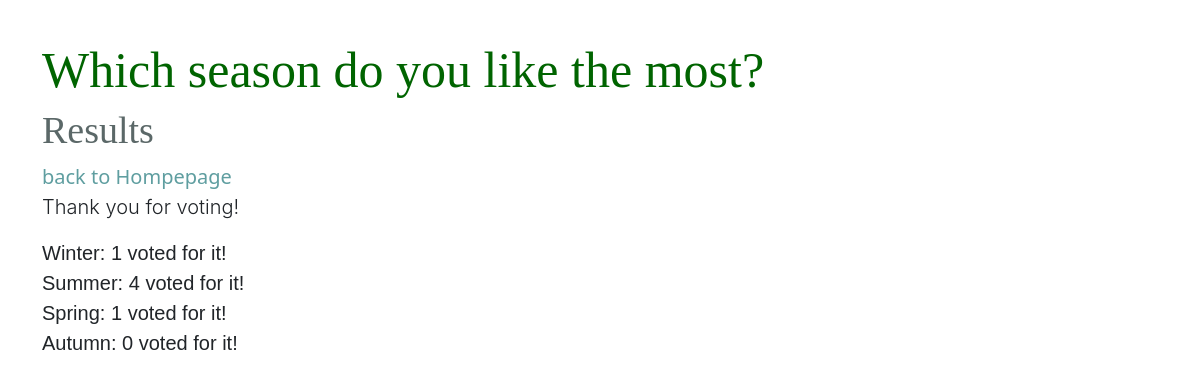
Before: /poll/season/results/ with the older database file.
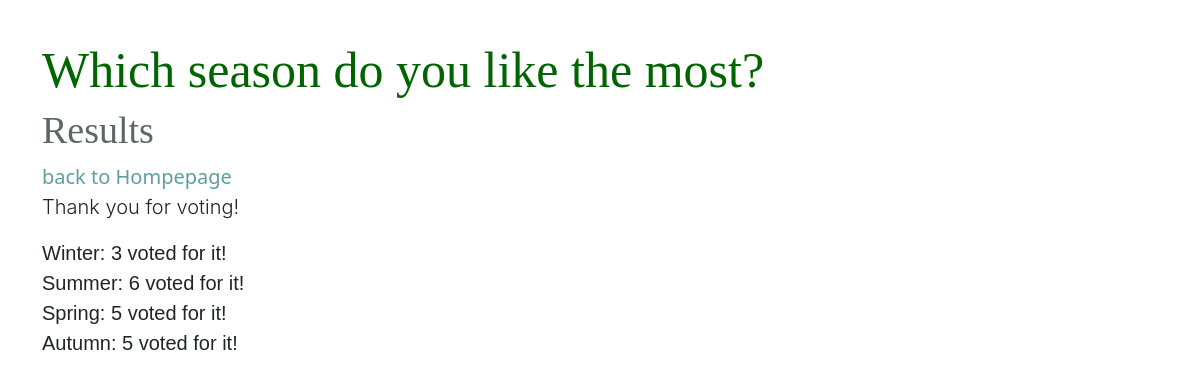
After: the same page with the newer database file.
### polls/models.py (models this page shows, shortened)
class Choice(models.Model):
    poll = models.ForeignKey(to='Poll', on_delete=models.CASCADE)
    name = models.CharField(max_length=256)
    votes = models.IntegerField(default=0)
    notes = models.TextField(null=True, blank=True)

### polls/views.py (the view)
# urls.py: path('poll/<str:slug>/results/', ResultsDetailView.as_view(), name='results'),
class ResultsDetailView(generic.DetailView):
    model = Poll
    template_name = 'polls/results.html'
    def get_context_data(self, **kwargs):
        context = super().get_context_data(**kwargs)
        user_can_see_results = False
        if 'voted_polls' in self.request.session:
            if type(self.request.session['voted_polls']) == list:
                if context['object'].id in self.request.session['voted_polls']:
                    user_can_see_results = True
        context['access'] = user_can_see_results
        return context

### polls/templates/polls/results.html
{% extends 'polls/base.html' %}
{% block content %}
{% if object %}
<h1>{{ object.name }}</h1>
<h2>Results</h2>
<a href="{% url 'polls:index' %}">back to Hompepage</a>
{% if access or not umfrage.is_active %}
<p class="lead">
  Thank you for voting!
</p>
{% if object.choice_set.all %}
<ul class="vote">
  {% for choice in object.choice_set.all %}
  <li>{{choice.name}}: {{ choice.votes }} voted for it!</li>
  {% endfor %}
</ul>
{% else %}
<p>Unfotunately, no answer option has been deposited yet</p>
{% endif %}
{% else %}
<h3>Error: Poll results can only be viewed after voting</h3>
{% endif %}
{% else %}
<h1>No poll can be issued</h1>
{% endif %}
{% endblock %}

Changed rows visible on the page:
changed Choice "Winter": votes "1" → "3"
changed Choice "Summer": votes "4" → "6"
changed Choice "Spring": votes "1" → "5"
changed Choice "Autumn": votes "0" → "5"
